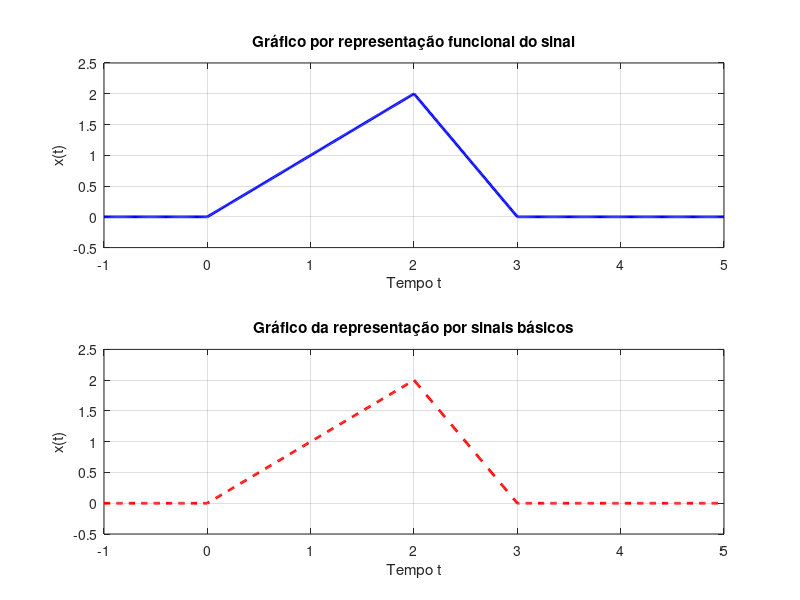

This chart was generated by the following MATLAB code:
%questão 01 da atividade 01 da disciplina de análise de sinais
%Discente: Lucas de Melo Monteiro peixoto

clear all;
close all;
clc;

% Amostragem para simular continuidade no intervalo de [-1, 5]
t = -1:0.01:5;

% SIMULÇÃO DA REPRESENTAÇÃO FUNCIONAL DO SINAL
x_funcional = zeros(size(t));

for i = 1:length(t)
  if t(i) >=0 && t(i) <= 2
    x_funcional(i) = t(i);
  elseif t(i) > 2 && t(i) <= 3
    x_funcional(i) = -2*t(i) + 6;
  else
    x_funcional(i) = 0;
  end
end


% SIMULAÇÃO DA REPRESENTAÇÃO POR SINAIS BÁSICOS
u = @(tau) (tau >=0);

r = @(tau) tau .* u(tau)

x_basico = r(t) - 3*r(t-2) + 2*r(t-3);


figure('Name', 'Resolução questão 1');

subplot(2, 1, 1);
plot(t, x_funcional, 'b', 'Linewidth', 2);
title('Gráfico por representação funcional do sinal');
xlabel('Tempo t');
ylabel('x(t)');
axis([-1 5 -0.5 2.5])
grid on

subplot(2, 1, 2);
plot(t, x_basico, 'r--', 'Linewidth', 2);
title('Gráfico da representação por sinais básicos');
xlabel('Tempo t');
ylabel('x(t)');
axis([-1 5 -0.5 2.5]);
grid on;
